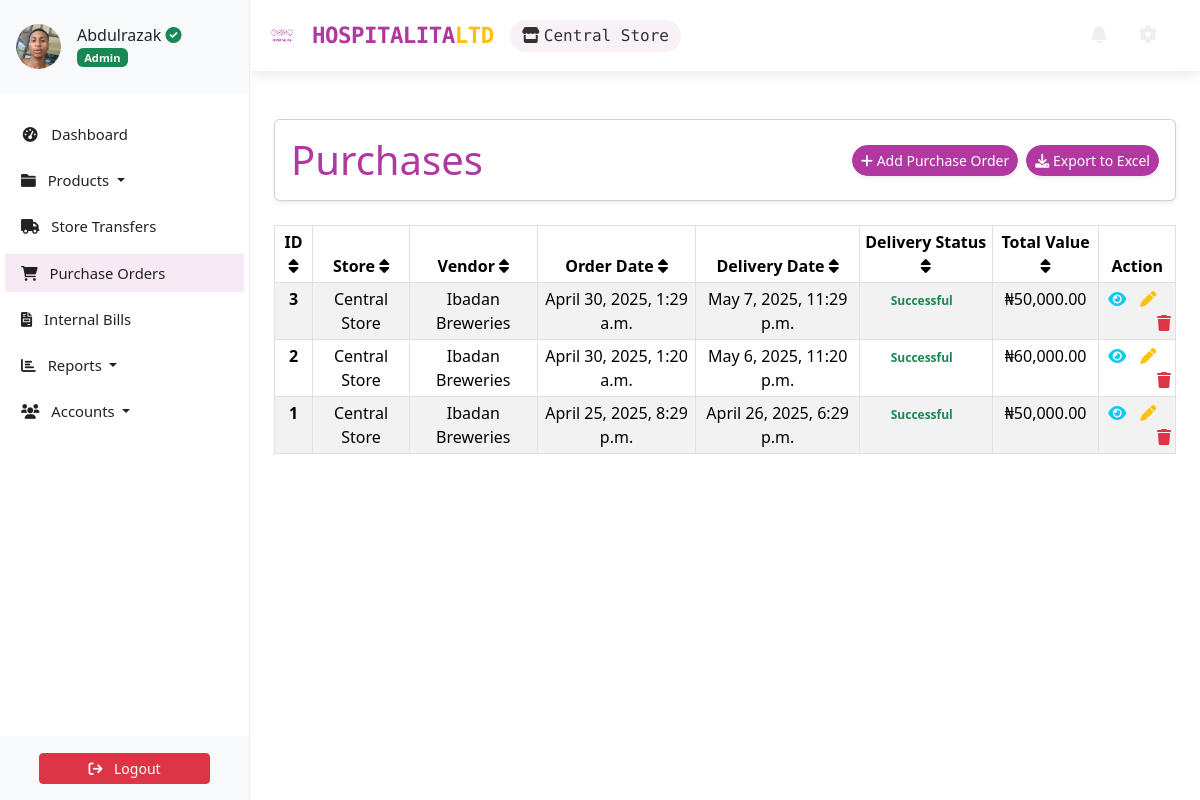
The page /transactions/purchase-orders/ (signed in) on the database as committed earlier.
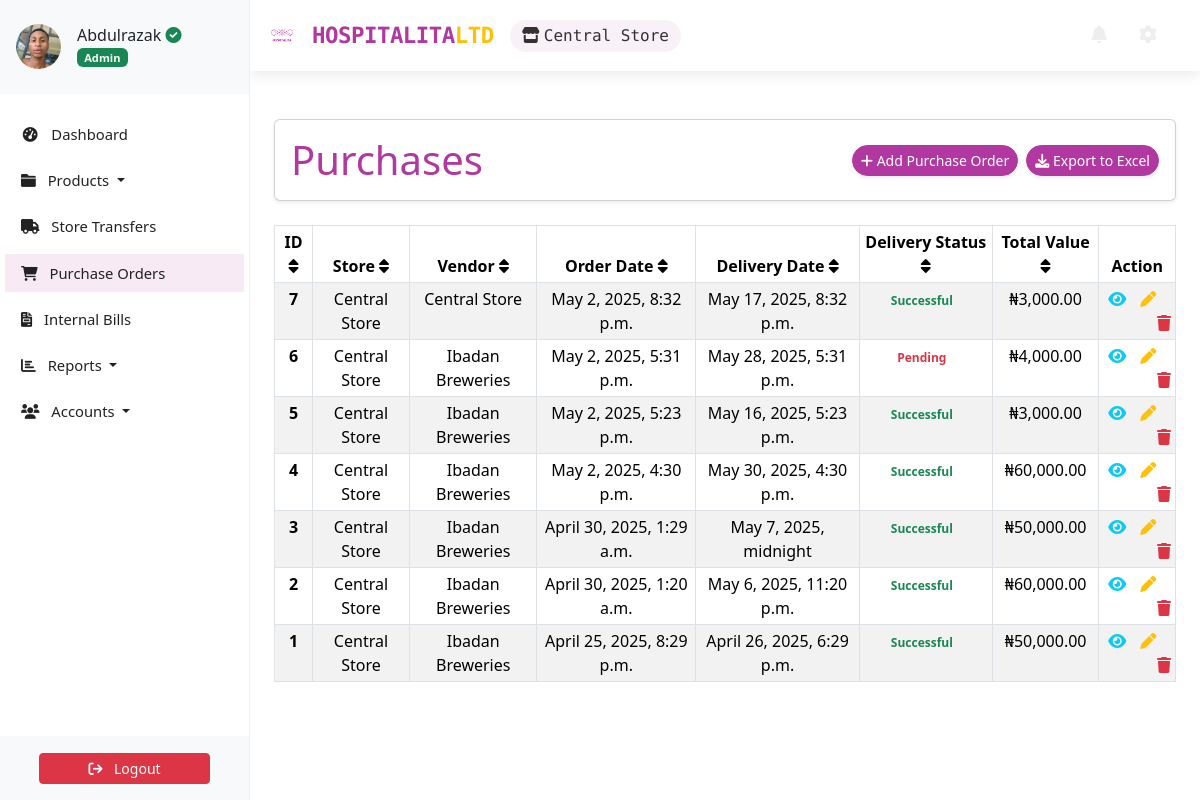
The same page on the database as committed later.
### accounts/models.py (models this page shows, shortened)
class Profile(AbstractBaseUser, PermissionsMixin):
    email = models.EmailField(unique=True, max_length=150)
    first_name = models.CharField(max_length=30, blank=True)
    last_name = models.CharField(max_length=30, blank=True)
    telephone = PhoneNumberField(null=True, blank=True)
    store = models.ForeignKey('store.Store', on_delete=models.CASCADE, null=True, blank=True, related_name='user')
    profile_picture = ProcessedImageField(
        default='profile_pics/default.jpg',
        upload_to='profile_pics',
        format='JPEG',
        processors=[ResizeToFill(150, 150)],
        options={'quality': 100}
    )
    status = models.CharField(max_length=12, choices=STATUS_CHOICES, default='INA')
    role = models.CharField(max_length=12, choices=ROLE_CHOICES, blank=True, null=True)
    slug = AutoSlugField(unique=True, populate_from='email')
    date_joined = models.DateTimeField(auto_now_add=True,  blank=True, null=True)
    last_login = models.DateTimeField(null=True, blank=True)
    is_active = models.BooleanField(default=True)
    is_staff = models.BooleanField(default=False)  # required by admin
    objects = ProfileManager()
    USERNAME_FIELD = 'email'
    REQUIRED_FIELDS = []  # optional: add first_name, last_name
    class Meta:
        verbose_name = 'Profile'
        verbose_name_plural = 'Profiles'

class Vendor(models.Model):
    name = models.CharField(max_length=50, verbose_name='Name')
    slug = AutoSlugField(
        unique=True,
        populate_from='name',
        verbose_name='Slug'
    )
    phone_number = models.BigIntegerField(
        blank=True, null=True, verbose_name='Phone Number'
    )
    address = models.CharField(
        max_length=50, blank=True, null=True, verbose_name='Address'
    )
    class Meta:
        verbose_name = 'Vendor'
        verbose_name_plural = 'Vendors'

### store/models.py (models this page shows, shortened)
class Store(models.Model):
    name = models.CharField(max_length=100)
    address = models.TextField(blank=True)
    contact_number = models.CharField(max_length=15, blank=True)
    central = models.BooleanField(default=False)  # Indicates the central store (admin's primary)

### transactions/models.py (models this page shows, shortened)
class PurchaseOrder(models.Model):
    slug = AutoSlugField(unique=True, populate_from="vendor")
    vendor = models.ForeignKey(Vendor, related_name="purchase_orders", on_delete=models.CASCADE)
    order_date = models.DateTimeField(auto_now_add=True)
    delivery_date = models.DateTimeField(blank=True, null=True, verbose_name="Delivery Date")
    delivery_status = models.CharField(choices=DELIVERY_CHOICES, max_length=1, default="P", verbose_name="Delivery Status")
    store = models.ForeignKey(Store, on_delete=models.CASCADE, related_name='purchase_orders', null=True, blank=True)
    total_value = models.DecimalField(max_digits=10, decimal_places=2, default=0.0)
    created_by = models.ForeignKey(Profile, on_delete=models.SET_NULL, null=True, blank=True)
    class Meta:
        ordering = ["-order_date"]

### transactions/views.py (the view)
# urls.py: path('purchase-orders/', PurchaseOrderListView.as_view(), name='purchaseorderslist'),
class PurchaseOrderListView(LoginRequiredMixin, ListView):
    model = PurchaseOrder
    template_name = "transactions/purchases_list.html"
    context_object_name = "purchases"
    paginate_by = 10
    def get_queryset(self):
        if self.request.user.is_superuser:
            return PurchaseOrder.objects.all()
        else:
            return PurchaseOrder.objects.filter(store=self.request.user.store)

### transactions/templates/transactions/purchases_list.html (shortened to what this page needs)
{% extends "store/base.html" %}
{% load static %}
{% block content %}
<div class="container my-4">
    <div class="card shadow-sm rounded p-3">
        <div class="row align-items-center">
            <div class="col-md-6">
                <h4 class="display-6 mb-0 text-brand">Purchases</h4>
            </div>
            <div class="col-md-6 d-flex justify-content-end gap-2">
                <a class="btn btn-brand btn-sm rounded-pill shadow-sm" href="{% url 'purchaseorder-create' %}">
                    <i class="fa-solid fa-plus"></i> Add Purchase Order
                </a>
                <a class="btn btn-brand btn-sm rounded-pill shadow-sm" href="{% url 'purchaseorders-export' %}">
                    <i class="fa-solid fa-download"></i> Export to Excel
                </a>
            </div>
        </div>
    </div>
</div>
<div class="container">
    <table class="table table-sm table-striped table-bordered">
        <thead class="thead-light">
            <tr>
                <th scope="col">ID <i class="fa-solid fa-sort"></i></th>
                <th scope="col">Store <i class="fa-solid fa-sort"></i></th>
                <th scope="col">Vendor <i class="fa-solid fa-sort"></i></th>
                <th scope="col">Order Date <i class="fa-solid fa-sort"></i></th>
                <th scope="col">Delivery Date <i class="fa-solid fa-sort"></i></th>
                <th scope="col">Delivery Status <i class="fa-solid fa-sort"></i></th>
                <th scope="col">Total Value <i class="fa-solid fa-sort"></i></th>
                <th scope="col">Action</th>
            </tr>
        </thead>
        <tbody>
            {% for purchase in purchases %}
            <tr>
                <th scope="row">{{ purchase.id }}</th>
                <td>{{ purchase.store.name }}</td>
                <td>{{ purchase.vendor.name }}</td>
                <td>{{ purchase.order_date }}</td>
                <td>{{ purchase.delivery_date }}</td>
                <td>
                    {% if purchase.delivery_status == 'P' %}
                        <span class="badge badge-pill bg-soft-danger text-danger me-2">Pending</span>
                    {% else %}
                        <span class="badge badge-pill bg-soft-success text-success me-2">Successful</span>
                    {% endif %}
                </td>
                <td>₦{{ purchase.total_value }}</td>
                <td>
                    <a class="text-info" href="{% url 'purchaseorder-detail' purchase.id %}"><i class="fa-solid fa-eye"></i></a>
                    <a class="text-warning" href="{% url 'purchaseorder-update' purchase.id %}" style="margin: 0 10px;">
                        <i class="fa-solid fa-pen"></i>
                    </a>
                    <a class="text-danger float-end" href="{% url 'purchaseorder-delete' purchase.id %}">
                        <i class="fa-solid fa-trash"></i>
                    </a>
                </td>
            </tr>
            {% endfor %}
        </tbody>
    </table>
</div>
{% endblock %}

### store/templates/store/base.html (shortened to what this page needs)
<!DOCTYPE html>
<html lang="en">
    <head>
        {% load static %}
        <link href="https://cdn.jsdelivr.net/npm/bootstrap@5.3.3/dist/css/bootstrap.min.css" rel="stylesheet">
        <link rel="stylesheet" type="text/css" href="https://unpkg.com/@webpixels/css@1.1.5/dist/index.css">
        <link rel="stylesheet" href="{% static '/css/style.css' %}" type="text/css">
        <link rel="stylesheet" href="https://cdnjs.cloudflare.com/ajax/libs/font-awesome/5.15.4/css/all.min.css">
    </head>
    <body>
        {% include "store/sidebar.html" %}
        <section id="wrapper">
          <nav class="navbar navbar-expand-md navbar-light">
            <div class="container-fluid">
                <div class="d-flex align-items-center">
                    <a class="navbar-brand" href="{% url 'dashboard' %}" style="color: #b038a0;">
                        <img src="{% static 'images/logo/hospitalialogo.png' %}" alt="Hospitalita Logo" class="navbar-logo">
                        HOSPITALITA<span class="text-warning">LTD</span>
                    </a>
                    {% if request.user.is_authenticated and request.user.store %}
                    <div class="store-display">
                        <i class="fas fa-store me-1"></i>{{ request.user.store.name }}
                    </div>
                    {% endif %}
                </div>
                <div class="collapse navbar-collapse" id="toggle-navbar">
                    <ul class="navbar-nav ms-auto align-items-center">
                        <li class="nav-item me-3">
                            <a class="nav-link position-relative nav-icon" href="{% url 'notifications' %}">
                                <i class="fa fa-bell"></i>
                            </a>
                        </li>
                        <li class="nav-item me-2">
                            <a class="nav-link nav-icon" href="/hospitalita-admin/" title="Admin Dashboard">
                                <i class="fas fa-cog"></i>
                            </a>
                        </li>
                    </ul>
                </div>
            </div>
        </nav>
          <main class="container py-4">
            {% block content %}{% endblock content %}
          </main>
        </section>
    </body>
</html>

### store/templates/store/sidebar.html (shortened to what this page needs)
<link href="https://cdn.jsdelivr.net/npm/bootstrap@5.3.3/dist/css/bootstrap.min.css" rel="stylesheet">
<link href="https://cdnjs.cloudflare.com/ajax/libs/font-awesome/6.0.0-beta3/css/all.min.css" rel="stylesheet">
<aside class="sidebar position-fixed top-0 left-0 overflow-auto h-100 bg-white text-dark" id="show-side-navigation1">
    <div class="sidebar-header d-flex align-items-center px-3 py-4 border-bottom border-light" style="background-color:#f8f9fa ;">
        <div class="d-flex align-items-center text-decoration-none text-dark">
            <img class="rounded-circle img-fluid" id="sidebar-img" width="45" src="{{ request.user.profile_picture.url }}" alt="Profile Picture" />
            <div class="ms-3">
                <h5 class="fs-6 mb-0">
                    {{ request.user.first_name }}{% if request.user.role == 'AD' %} <i class="fa-solid fa-circle-check text-success"></i>{% endif %}
                </h5>
                <span class="badge bg-success text-light">
                    {% if request.user.role == 'AD' %}
                        Admin
                    {% elif request.user.role == 'EX' %}
                        Executive
                    {% else %}
                        Operative
                    {% endif %}
                </span>
            </div>
        </div>
    </div>
    <div class="nav-container">
        <ul class="nav flex-column mt-3">
            <li class="nav-item mb-2">
                <a class="nav-link {% if request.resolver_match.url_name == 'dashboard' %}active{% endif %}" href="{% url 'dashboard' %}">
                    <i class="fa fa-tachometer-alt fa-fw me-2"></i> Dashboard
                </a>
            </li>
            <li class="nav-item mb-2 dropdown">
                <a class="nav-link {% if request.resolver_match.url_name == 'productslist' %}active{% endif %} dropdown-toggle" href="#" id="productsDropdown" role="button" data-bs-toggle="dropdown" aria-expanded="false">
                    <i class="fa fa-folder me-2"></i> Products
                </a>
            </li>
            <li class="nav-item mb-2">
                {% if request.user.store.central %}
                <a class="nav-link {% if request.resolver_match.url_name == 'transfer-create' or request.resolver_match.url_name == 'transferslist' %}active{% endif %}" href="{% url 'transferslist' %}">
                    <i class="fa fa-truck fa-fw me-2"></i> Store Transfers
                </a>
                {% else %}
                <a class="nav-link {% if request.resolver_match.url_name == 'saleslist' %}active{% endif %}" href="{% url 'saleslist' %}">
                    <i class="fa fa-shopping-bag fa-fw me-2"></i> Sales Orders
                </a>
                {% endif %}
            </li>
            <li class="nav-item mb-2">
                <a class="nav-link {% if request.resolver_match.url_name == 'purchaseorderslist' %}active{% endif %}" href="{% url 'purchaseorderslist' %}">
                    <i class="fa fa-shopping-cart me-2"></i> Purchase Orders
                </a>
            </li>
            <li class="nav-item mb-2">
                <a class="nav-link {% if request.resolver_match.url_name == 'usage_list' %}active{% endif %}" href="{% url 'usage_list' %}">
                    <i class="fa-solid fa-file-invoice me-2"></i> Internal Bills
                </a>
            </li>
            <li class="nav-item mb-2 dropdown">
                <a class="nav-link  dropdown-toggle" href="#" id="reportsDropdown" role="button" data-bs-toggle="dropdown" aria-expanded="false">
                    <i class="fa fa-chart-bar me-2"></i> Reports
                </a>
            </li>
            <li class="nav-item mb-2 dropdown">
                <a class="nav-link  dropdown-toggle" href="#" id="accountsDropdown" role="button" data-bs-toggle="dropdown" aria-expanded="false">
                    <i class="fa fa-users me-2"></i> Accounts
                </a>
            </li>
        </ul>
    </div>
    <div class="sidebar-footer position-absolute bottom-0 w-100 text-center py-3 bg-light border-top border-light">
        <form method="post" action="{% url 'user-logout' %}">
            <button type="submit" class="btn btn-danger btn-sm w-75">
                <i class="fa fa-sign-out me-2"></i> Logout
            </button>
        </form>
    </div>
</aside>

Rows that differ between the two databases and show on the page:
added PurchaseOrder: id "7", store.name "Central Store", vendor.name "Central Store", order_date "May 2, 2025, 8:32 p.m.", delivery_date "May 17, 2025, 8:32 p.m.", delivery_status "Successful", total_value "3,000.00"
added PurchaseOrder: id "6", store.name "Central Store", vendor.name "Ibadan Breweries", order_date "May 2, 2025, 5:31 p.m.", delivery_date "May 28, 2025, 5:31 p.m.", delivery_status "Pending", total_value "4,000.00"
added PurchaseOrder: id "5", store.name "Central Store", vendor.name "Ibadan Breweries", order_date "May 2, 2025, 5:23 p.m.", delivery_date "May 16, 2025, 5:23 p.m.", delivery_status "Successful", total_value "3,000.00"
added PurchaseOrder: id "4", store.name "Central Store", vendor.name "Ibadan Breweries", order_date "May 2, 2025, 4:30 p.m.", delivery_date "May 30, 2025, 4:30 p.m.", delivery_status "Successful", total_value "60,000.00"
changed PurchaseOrder id 3: delivery_date "May 7, 2025, 11:29 p.m." → "May 7, 2025, midnight"
